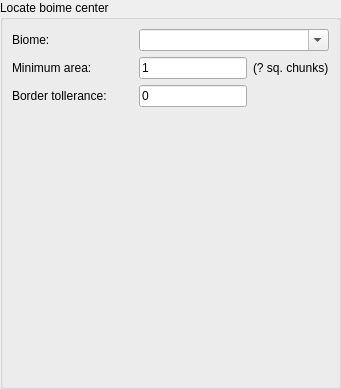
         <widget class="QWidget" name="pageBiomeCenter">
          <layout class="QGridLayout" name="gridLayout_18">
           <property name="leftMargin">
            <number>0</number>
           </property>
           <property name="topMargin">
            <number>0</number>
           </property>
           <property name="rightMargin">
            <number>0</number>
           </property>
           <property name="bottomMargin">
            <number>0</number>
           </property>
           <property name="spacing">
            <number>0</number>
           </property>
           <item row="0" column="0">
            <widget class="QGroupBox" name="groupBox_5">
             <property name="title">
              <string>Locate boime center</string>
             </property>
             <layout class="QGridLayout" name="gridLayout_19">
              <item row="3" column="1">
               <spacer name="verticalSpacer_4">
                <property name="orientation">
                 <enum>Qt::Vertical</enum>
                </property>
                <property name="sizeHint" stdset="0">
                 <size>
                  <width>20</width>
                  <height>270</height>
                 </size>
                </property>
               </spacer>
              </item>
              <item row="0" column="2" colspan="2">
               <widget class="QComboBox" name="comboMatchBiome">
                <property name="editable">
                 <bool>true</bool>
                </property>
                <property name="maxVisibleItems">
                 <number>20</number>
                </property>
               </widget>
              </item>
              <item row="1" column="3">
               <widget class="QLabel" name="labelBiomeSize">
                <property name="sizePolicy">
                 <sizepolicy hsizetype="MinimumExpanding" vsizetype="Preferred">
                  <horstretch>0</horstretch>
                  <verstretch>0</verstretch>
                 </sizepolicy>
                </property>
                <property name="text">
                 <string>(? sq. chunks)</string>
                </property>
               </widget>
              </item>
              <item row="1" column="2">
               <widget class="QLineEdit" name="lineBiomeSize">
                <property name="text">
                 <string>1</string>
                </property>
               </widget>
              </item>
              <item row="1" column="0" colspan="2">
               <widget class="QLabel" name="label_5">
                <property name="text">
                 <string>Minimum area:</string>
                </property>
               </widget>
              </item>
              <item row="2" column="0">
               <widget class="QLabel" name="label_4">
                <property name="text">
                 <string>Border tollerance:</string>
                </property>
               </widget>
              </item>
              <item row="0" column="0">
               <widget class="QLabel" name="label_6">
                <property name="text">
                 <string>Biome:</string>
                </property>
               </widget>
              </item>
              <item row="2" column="2">
               <widget class="QLineEdit" name="lineTollerance">
                <property name="text">
                 <string>0</string>
                </property>
               </widget>
              </item>
             </layout>
            </widget>
           </item>
          </layout>
         </widget>
